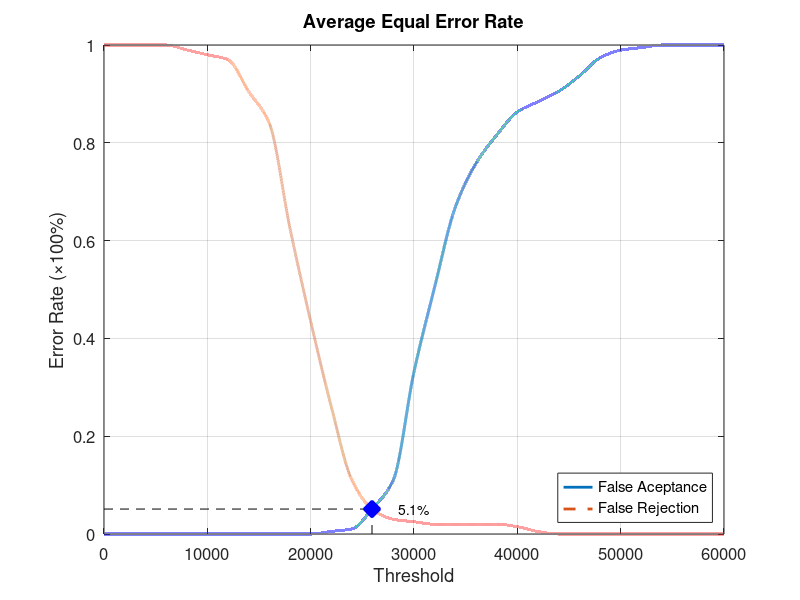
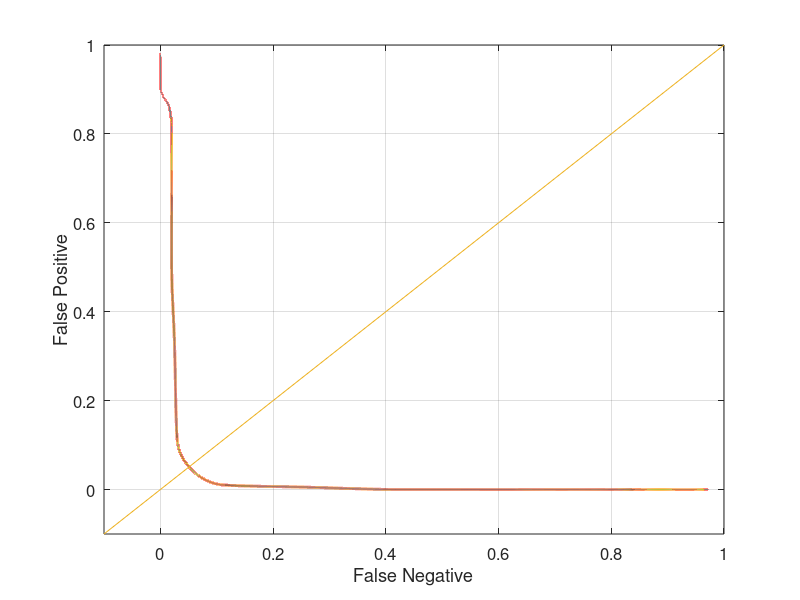

Here is the MATLAB script that generated these plots, in order:
function yEER = Database3_1
close all;
clear;
clc;
x = 0:2000:60000;
xq = 0:0.5:60000;

y0 = [0 0 0 0 0 0 0 0 0 0 0 0.00526316 0.0105263 0.0526316 0.110526 0.331579 0.505263 0.668421 0.757895 0.815789 0.863158 0.884211 0.905263 0.936842 0.973684 0.989474 0.994737 1 1 1 1];
yy0 = interp1(x, y0, xq, 'pchip');
y1 = [1 1 1 1 0.99 0.98 0.97 0.905 0.84 0.625 0.435 0.26 0.11 0.05 0.03 0.025 0.02 0.02 0.02 0.02 0.015 0.005 0 0 0 0 0 0 0 0 0];
yy1 = interp1(x, y1, xq, 'pchip');

% Calculating EER: 
y2 = abs(y0 - y1);
find(y2 == min(y2))
yy2 = abs(yy0 - yy1);
xEER = find(yy2 == min(yy2));
xEERIndex = xq(xEER) % X-axis EER
yEER = yy0(xEER) % Y-axis EER

main = figure
plot(xq, yy0,'-','LineWidth', 2);	hold on
plot(xq, yy1,'--','LineWidth', 2);	hold on
plot([xEERIndex xEERIndex], [0 yEER], 'k--');	hold on
plot([0 xEERIndex], [yEER yEER], 'k--');	hold on
plot(xEERIndex, yEER, 'bx', 'LineWidth', 10);	hold on
text(xEERIndex + 10 * xEERIndex / 100, yEER, [num2str(round((10000 * yEER)) / 100) '%'])
legend('False Aceptance', 'False Rejection', 'Location', 'SouthEast')
xlabel('Threshold')
ylabel('Error Rate (\times100%)')
title('Average Equal Error Rate')
set(gca, 'FontSize', 12)
axis([0 60000 0 1])
grid on

print(main, 'Database3_1Main', '-dpng');
FNRxFPR = figure('Color', [1 1 1]);
plot(yy1, yy0, '-', yy1, yy0, 'LineWidth', 2);
hold on
y = -0.1:0.1:1
plot(y, y); 
set(gca, 'FontSize', 12)
xlabel('False Negative')
ylabel('False Positive')
axis([-0.1 1 -0.1 1])
set(gca, 'FontSize', 12)
grid on

print(FNRxFPR, 'Database3_1FNRxFPR','-dpng');
end
